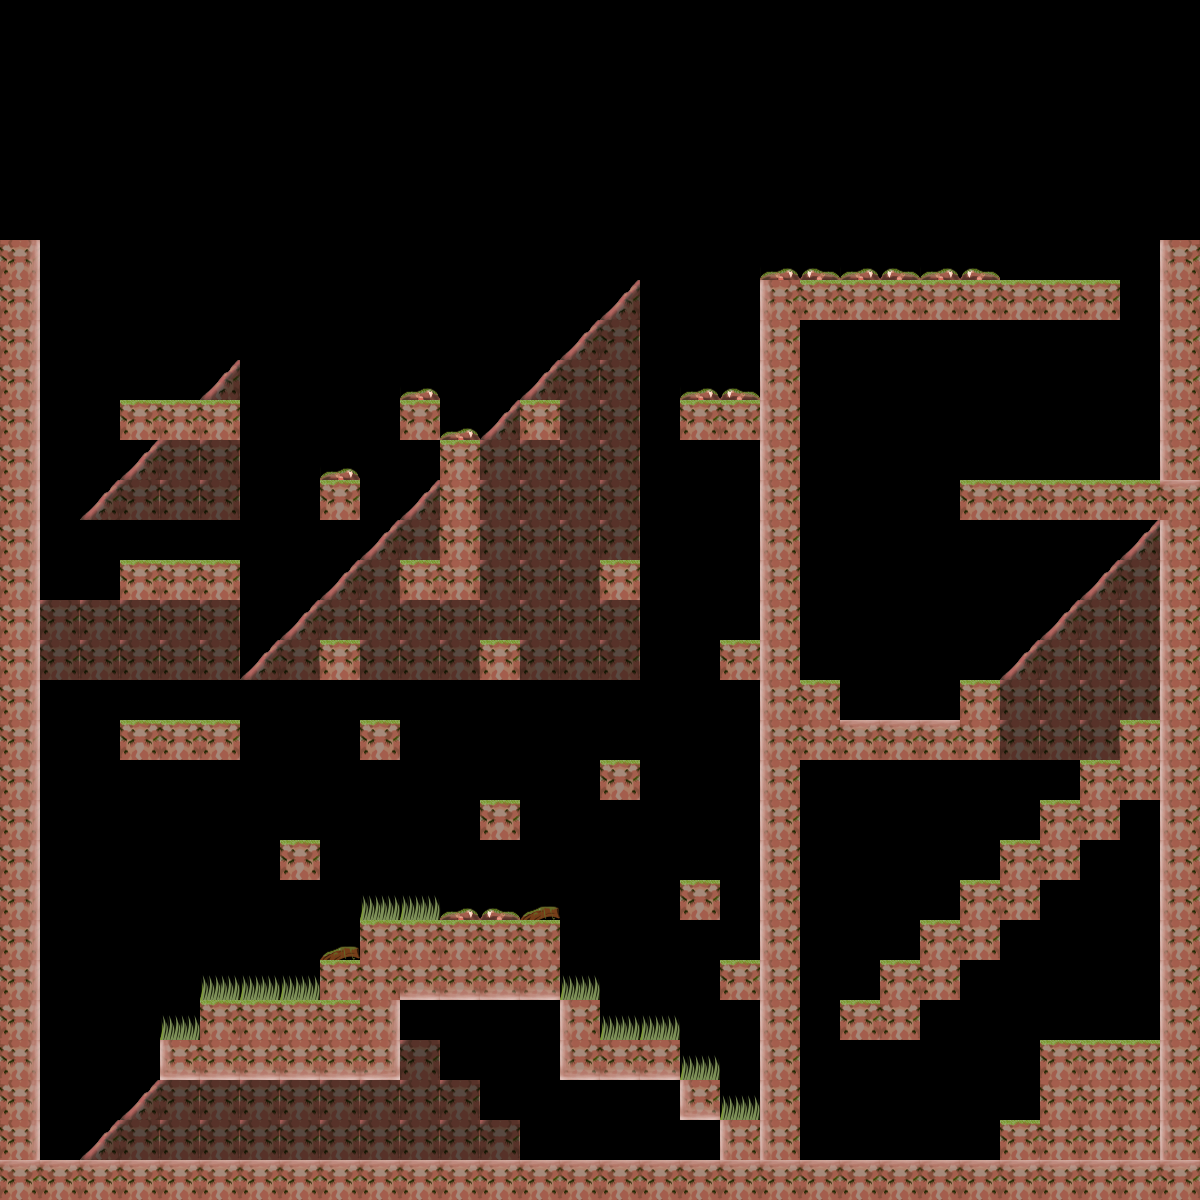

The image is a tile-based game level rendered from a .tmx file. Its description and source (layers, tilesets, objects; grid data summarised) follow:
An orthogonal 30x30 tile map with 40x40 px tiles, 1 tile layer (Camada de Tiles 1), 7 tilesets and 119 objects.

<map version="1.0" orientation="orthogonal" width="30" height="30" tilewidth="40" tileheight="40">
 <tileset firstgid="1" name="tileset" tilewidth="40" tileheight="40">
  <image source="../level/cenario 3/tile3.png" width="600" height="40" />
 </tileset>
 <tileset firstgid="16" name="bush_40-35-3" tilewidth="40" tileheight="35">
  <image source="../spritesheets/bush_40-35-3.png" width="120" height="35" />
 </tileset>
 <tileset firstgid="19" name="thorns_80-40" tilewidth="80" tileheight="40">
  <image source="../enemies/thorns_80-40.png" width="80" height="40" />
 </tileset>
 <tileset firstgid="20" name="cipo_10-80" tilewidth="10" tileheight="80">
  <image source="../level/cipo_10-80.png" width="10" height="80" />
 </tileset>
 <tileset firstgid="21" name="triplecannon4_32-40" tilewidth="32" tileheight="40">
  <image source="../level/cenario 3/triplecannon4_32-40.png" width="32" height="40" />
 </tileset>
 <tileset firstgid="22" name="dartH4_33-7" tilewidth="33" tileheight="7">
  <image source="../level/cenario 3/dartH4_33-7.png" width="33" height="7" />
 </tileset>
 <tileset firstgid="23" name="cave2_224-146" tilewidth="224" tileheight="146">
  <image source="../level/cave2_224-146.png" width="224" height="146" />
 </tileset>
 <objectgroup name="cave" width="30" height="30">
  <object gid="23" x="1080" y="1040" />
 </objectgroup>
 <objectgroup name="thorns" width="30" height="30">
  <object gid="19" x="200" y="1010" />
  <object gid="19" x="280" y="1008" />
  <object gid="19" x="326" y="977" />
  <object gid="19" x="363" y="931" />
  <object gid="19" x="433" y="937" />
  <object gid="19" x="520" y="1000" />
  <object gid="19" x="600" y="1040" />
  <object gid="19" x="640" y="1080" />
  <object gid="19" x="680" y="1120" />
  <object gid="19" x="640" y="1160" />
  <object gid="19" x="560" y="1160" />
  <object gid="19" x="560" y="1160" />
  <object gid="19" x="560" y="1160" />
  <object gid="19" x="559" y="1148" />
  <object gid="19" x="559" y="1137" />
  <object gid="19" x="559" y="1124" />
  <object gid="19" x="557" y="1112" />
  <object gid="19" x="607" y="1113" />
  <object gid="19" x="609" y="1131" />
  <object gid="19" x="615" y="1149" />
  <object gid="19" x="649" y="1168" />
  <object gid="19" x="657" y="1152" />
  <object gid="19" x="571" y="1173" />
  <object gid="19" x="563" y="1103" />
  <object gid="19" x="491" y="1165" />
  <object gid="19" x="452" y="1153" />
  <object gid="19" x="436" y="1171" />
  <object gid="19" x="497" y="1141" />
  <object gid="19" x="485" y="1129" />
  <object gid="19" x="120" y="400" />
  <object gid="19" x="160" y="400" />
  <object gid="19" x="840" y="720" />
  <object gid="19" x="920" y="720" />
 </objectgroup>
 <layer name="Camada de Tiles 1" width="30" height="30">
  <data>[900 cells, 328 non-empty, 14 distinct tile ids]</data>
 </layer>
 <objectgroup name="cipo" width="30" height="30">
  <object gid="20" x="80" y="960" />
  <object gid="20" x="80" y="880" />
  <object gid="20" x="80" y="800" />
  <object gid="20" x="80" y="720" />
  <object gid="20" x="80" y="640" />
  <object gid="20" x="80" y="560" />
  <object gid="20" x="80" y="480" />
  <object gid="20" x="80" y="400" />
 </objectgroup>
 <objectgroup name="bushes" width="30" height="30">
  <object gid="16" x="40" y="1160" />
  <object gid="16" x="80" y="1160" />
  <object gid="16" x="120" y="1160" />
  <object gid="16" x="160" y="1160" />
  <object gid="16" x="200" y="1160" />
  <object gid="16" x="240" y="1160" />
  <object gid="16" x="280" y="1160" />
  <object gid="16" x="320" y="1160" />
  <object gid="16" x="360" y="1160" />
  <object gid="16" x="400" y="1160" />
  <object gid="16" x="440" y="1160" />
  <object gid="16" x="480" y="1160" />
  <object gid="16" x="520" y="1160" />
  <object gid="16" x="560" y="1160" />
  <object gid="16" x="600" y="1160" />
  <object gid="16" x="640" y="1160" />
  <object gid="16" x="680" y="1160" />
  <object gid="16" x="120" y="400" />
  <object gid="16" x="160" y="400" />
  <object gid="16" x="200" y="400" />
  <object gid="16" x="120" y="560" />
  <object gid="16" x="160" y="560" />
  <object gid="16" x="200" y="560" />
  <object gid="16" x="120" y="720" />
  <object gid="16" x="160" y="720" />
  <object gid="16" x="200" y="720" />
  <object gid="16" x="1000" y="280" />
  <object gid="16" x="1040" y="280" />
  <object gid="16" x="1080" y="280" />
  <object gid="16" x="840" y="720" />
  <object gid="16" x="880" y="720" />
  <object gid="16" x="920" y="720" />
  <object gid="16" x="1120" y="720" />
  <object gid="16" x="1080" y="760" />
  <object gid="16" x="1040" y="800" />
  <object gid="16" x="1000" y="840" />
  <object gid="16" x="960" y="880" />
  <object gid="16" x="920" y="920" />
  <object gid="16" x="880" y="960" />
  <object gid="16" x="840" y="1000" />
  <object gid="16" x="880" y="1160" />
  <object gid="16" x="800" y="1160" />
  <object gid="16" x="840" y="1160" />
  <object gid="16" x="920" y="1160" />
  <object gid="16" x="960" y="1160" />
  <object gid="16" x="1000" y="1160" />
  <object gid="16" x="1040" y="1160" />
  <object gid="16" x="1080" y="1160" />
  <object gid="16" x="1120" y="1160" />
 </objectgroup>
 <objectgroup name="cannons" width="30" height="30">
  <object gid="21" x="25" y="721" />
  <object gid="21" x="25" y="557" />
  <object gid="21" x="25" y="400" />
  <object gid="21" x="25" y="881" />
  <object gid="21" x="24" y="1035" />
  <object gid="21" x="23" y="281" />
  <object gid="21" x="787" y="359" />
  <object gid="21" x="787" y="477" />
  <object gid="21" x="786" y="802" />
  <object gid="21" x="786" y="842" />
  <object gid="21" x="786" y="882" />
  <object gid="21" x="786" y="922" />
  <object gid="21" x="786" y="962" />
  <object gid="21" x="786" y="1002" />
 </objectgroup>
 <objectgroup name="dardos" width="30" height="30">
  <object gid="22" x="8" y="266" />
  <object gid="22" x="9" y="384" />
  <object gid="22" x="10" y="542" />
  <object gid="22" x="10" y="706" />
  <object gid="22" x="9" y="866" />
  <object gid="22" x="9" y="1019" />
  <object gid="22" x="773" y="343" />
  <object gid="22" x="785" y="461" />
  <object gid="22" x="786" y="786" />
  <object gid="22" x="783" y="825" />
  <object gid="22" x="782" y="865" />
  <object gid="22" x="779" y="906" />
  <object gid="22" x="774" y="946" />
  <object gid="22" x="770" y="987" />
 </objectgroup>
</map>
